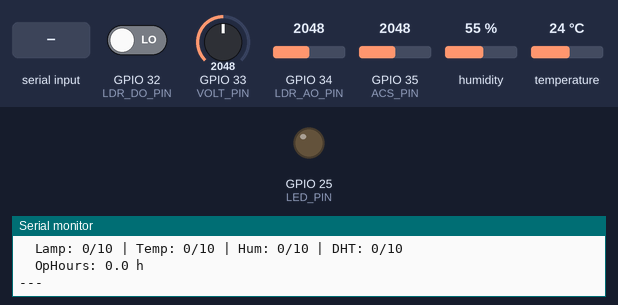
Recording of a sketch running on a simulated ESP32. Shown: output pins drawn as LEDs (lit = HIGH), the last lines printed to the serial monitor. The test bench sets the inputs (shaded band); at power-on: GPIO 32 (LDR_DO_PIN) LOW, GPIO 33 (VOLT_PIN) = 2048, GPIO 34 (LDR_AO_PIN) = 2048, GPIO 35 (ACS_PIN) = 2048, humidity 55 %, temperature 24 °C. WiFi joins after 1.5 s; servers stay silent unless stated; uploads are accepted with an empty reply.

Above: at 2.7 s.
2.8 s: "force on\n" received over Serial
At 3.3 s:
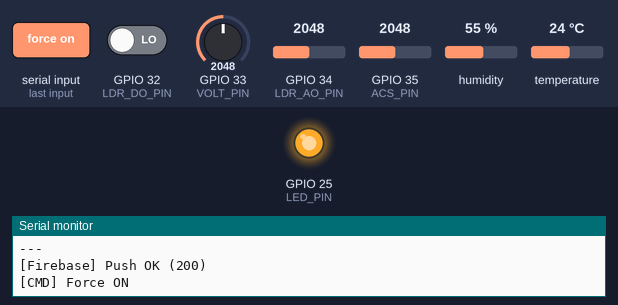
4.3 s: GPIO 32 (LDR_DO_PIN) driven HIGH
7.0 s: "REPLACE\n" received over Serial
8.5 s: "auto on\n" received over Serial
10.0 s: GPIO 32 (LDR_DO_PIN) driven LOW
At 11.2 s:
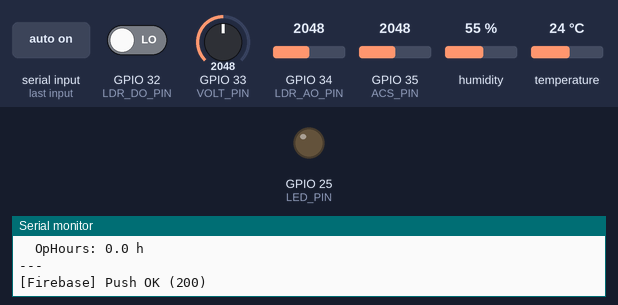
Timing chart, 0 to 13.0 s (numbered marks = the images above; inputs shaded):
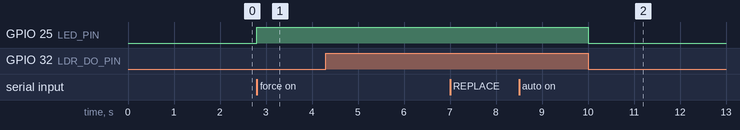

Measured:
- after the input at 2.8 s, GPIO 25 (LED_PIN): LOW → HIGH at once
- after the input at 10.0 s, GPIO 25 (LED_PIN): HIGH → LOW at once

The sketch:

FINAL-SG2-1H.ino
```cpp
// ============================================================
//  SENSOR TELEMETRY — ESP32 + DHT11 + LDR + ACS712 + Voltage
//  Firebase: /SG-NODE2/{Sensor, Actuator, Health, Predictive, Control}
//  With predictive maintenance & smart fault detection
// ============================================================

#include <ArduinoJson.h>
#include <DHT.h>
#include <HTTPClient.h>
#include <WiFi.h>
// ── Health evaluation result ─────────────────────────────────
struct HealthStatus {
  String envTempStatus;
  String envHumidityStatus;
  String lampStatus;
  String dhtStatus;
  bool   warningFlag;
};

// ── Predictive maintenance result ────────────────────────────
struct PredictiveStatus {
  String lampHealth;       // IDLE / GOOD / DEGRADING / REPLACE
  float  avgCurrent;
  float  expectedCurrent;
  String powerStability;   // STABLE / UNSTABLE
  float  voltageAvg;
  float  operatingHours;
  String maintenanceAlert; // descriptive string
};

// ── WiFi Credentials ─────────────────────────────────────────
#define WIFI_SSID "ekard"
#define WIFI_PASSWORD "12345678"

// ── Firebase ──────────────────────────────────────────────────
#define FIREBASE_HOST                                                          \
  "https://shineguardhulo-1h-default-rtdb.asia-southeast1.firebasedatabase.app"
#define NODE_PATH "/SG-NODE2.json"
#define CONTROL_PATH "/SG-NODE2/Control.json"

// ── Pin Definitions ──────────────────────────────────────────
#define DHT_PIN 4
#define DHT_TYPE DHT11

#define LDR_AO_PIN 34
#define LDR_DO_PIN 32
#define VOLT_PIN 33
#define ACS_PIN 35
#define LED_PIN 25

// ── PWM Config ───────────────────────────────────────────────
#define PWM_FREQ 5000
#define PWM_RESOLUTION 8

// ── Calibration ──────────────────────────────────────────────
const float VOLT_MULTIPLIER = 7.5;
const float CURRENT_SENSITIVITY = 0.185;
const float ACS_ZERO_OFFSET = 2.5;

// ── Auto mode ────────────────────────────────────────────────
const int AUTO_NIGHT_PWM = 255;

// ── Globals ───────────────────────────────────────────────────
DHT dht(DHT_PIN, DHT_TYPE);

int currentPWM = 0;
bool autoMode = false;

// ── Health: consecutive fault counters ───────────────────────
// When a fault persists for FAULT_THRESHOLD consecutive reads → WARNING
const int FAULT_THRESHOLD = 10;

int consecutiveLampFaults = 0;  // LED on but no current
int consecutiveTempFaults = 0;  // temp above safe limit
int consecutiveHumFaults  = 0;  // humidity above safe limit
int consecutiveDhtFaults  = 0;  // DHT returning NaN

// Total fault events (cumulative, never resets)
int totalLampFaults = 0;
int totalTempFaults = 0;
int totalHumFaults  = 0;
int totalDhtFaults  = 0;

// ── Health thresholds ────────────────────────────────────────
const float HIGH_TEMP_THRESHOLD     = 45.0;  // °C — enclosure overheat
const float HIGH_HUMIDITY_THRESHOLD = 85.0;  // % — moisture risk
const float MIN_LAMP_CURRENT        = 0.015; // A — below this = lamp fault

// ── Predictive maintenance ───────────────────────────────────
// Expected current at 100% brightness (calibrate for your lamp)
const float EXPECTED_CURRENT_100 = 0.200; // Amps

// Exponential Moving Average (responds to drops within ~7 readings)
const float EMA_ALPHA  = 0.15;  // weight for newest reading
float avgCurrentEMA    = -1;    // -1 = uninitialised
float avgVoltageEMA    = -1;
int   sampleCount      = 0;

// Operating hours (time LED has been ON)
unsigned long totalOnTimeMs = 0;
unsigned long lastOnCheckMs = 0;

// Voltage stability tracking
float voltageMin = 9999;
float voltageMax = 0;

// ── Timing ────────────────────────────────────────────────────
unsigned long lastTelemetry = 0;
unsigned long lastFirebasePush = 0;
unsigned long lastFirebasePull = 0;

const unsigned long TELEMETRY_INTERVAL   = 1000;
const unsigned long FIREBASE_PUSH_INTERVAL = 2000;
const unsigned long FIREBASE_PULL_INTERVAL = 1500;

static unsigned long lastCommandTimestamp = 0;

// ═════════════════════════════════════════════════════════════
//  SENSOR READING FUNCTIONS
// ═════════════════════════════════════════════════════════════

float readVoltage() {
  int raw = analogRead(VOLT_PIN);
  float v = (raw / 4095.0) * 3.3;
  return v * VOLT_MULTIPLIER;
}

float readCurrent() {
  int raw = analogRead(ACS_PIN);
  float voltage = (raw / 4095.0) * 3.3;
  float current = (voltage - ACS_ZERO_OFFSET) / CURRENT_SENSITIVITY;
  return abs(current);
}

// ═════════════════════════════════════════════════════════════
//  HELPERS
// ═════════════════════════════════════════════════════════════

String ledStatus(int pwm) {
  int percent = map(pwm, 0, 255, 0, 100);
  if (pwm == 0)   return "OFF  0%";
  if (pwm == 255) return "ON   100%";
  return "ON   " + String(percent) + "%";
}

int pwmToPercent(int pwm) { return map(pwm, 0, 255, 0, 100); }

void applyAutoMode(bool isNight) {
  if (!autoMode) return;
  currentPWM = isNight ? AUTO_NIGHT_PWM : 0;
  ledcWrite(LED_PIN, currentPWM);
}

// ═════════════════════════════════════════════════════════════
//  HEALTH ENGINE — evaluates all fault conditions
// ═════════════════════════════════════════════════════════════

HealthStatus evaluateHealth(float temp, float humidity, float current,
                             bool tempErr, bool humErr) {
  HealthStatus h;
  bool ledOn = (currentPWM > 0);

  // ── DHT sensor faults ──
  if (tempErr || humErr) {
    consecutiveDhtFaults++;
    totalDhtFaults++;
  } else {
    consecutiveDhtFaults = 0;
  }

  // ── Temperature ──
  if (tempErr) {
    h.envTempStatus = "FAULT";
  } else if (temp > HIGH_TEMP_THRESHOLD) {
    consecutiveTempFaults++;
    totalTempFaults++;
    h.envTempStatus = (consecutiveTempFaults >= FAULT_THRESHOLD) ? "WARNING" : "FAULT";
  } else {
    consecutiveTempFaults = 0;
    h.envTempStatus = "OK";
  }

  // ── Humidity ──
  if (humErr) {
    h.envHumidityStatus = "FAULT";
  } else if (humidity > HIGH_HUMIDITY_THRESHOLD) {
    consecutiveHumFaults++;
    totalHumFaults++;
    h.envHumidityStatus = (consecutiveHumFaults >= FAULT_THRESHOLD) ? "WARNING" : "FAULT";
  } else {
    consecutiveHumFaults = 0;
    h.envHumidityStatus = "OK";
  }

  // ── Lamp fault ──
  // Fault triggers when:
  //   a) current is below absolute minimum (lamp dead / disconnected), OR
  //   b) current is below 40 % of expected for the brightness level
  float expectedI = (pwmToPercent(currentPWM) / 100.0) * EXPECTED_CURRENT_100;
  bool  currentTooLow = (current < MIN_LAMP_CURRENT) ||
                        (expectedI > 0.01 && current < expectedI * 0.40);

  if (!ledOn) {
    consecutiveLampFaults = 0;
    h.lampStatus = "OFF";
  } else if (currentTooLow) {
    consecutiveLampFaults++;
    totalLampFaults++;
    h.lampStatus = (consecutiveLampFaults >= FAULT_THRESHOLD) ? "WARNING" : "FAULT";
  } else {
    consecutiveLampFaults = 0;
    h.lampStatus = "OK";
  }

  // ── DHT status ──
  h.dhtStatus = (consecutiveDhtFaults >= FAULT_THRESHOLD) ? "WARNING"
              : (tempErr || humErr) ? "FAULT" : "OK";

  // ── Global warning flag ──
  h.warningFlag = (consecutiveLampFaults >= FAULT_THRESHOLD) ||
                  (consecutiveTempFaults >= FAULT_THRESHOLD) ||
                  (consecutiveHumFaults  >= FAULT_THRESHOLD) ||
                  (consecutiveDhtFaults  >= FAULT_THRESHOLD);

  return h;
}

// ═════════════════════════════════════════════════════════════
//  PREDICTIVE MAINTENANCE ENGINE
// ═════════════════════════════════════════════════════════════

PredictiveStatus evaluatePredictive(float current, float voltage) {
  PredictiveStatus p;

  // ── Update EMA averages ──
  if (avgCurrentEMA < 0) {          // first reading
    avgCurrentEMA = current;
    avgVoltageEMA = voltage;
  } else {
    avgCurrentEMA = EMA_ALPHA * current + (1.0 - EMA_ALPHA) * avgCurrentEMA;
    avgVoltageEMA = EMA_ALPHA * voltage + (1.0 - EMA_ALPHA) * avgVoltageEMA;
  }
  sampleCount++;

  p.avgCurrent = avgCurrentEMA;
  p.voltageAvg = avgVoltageEMA;

  // ── Voltage stability ──
  if (voltage < voltageMin) voltageMin = voltage;
  if (voltage > voltageMax) voltageMax = voltage;
  float voltageRange = voltageMax - voltageMin;
  p.powerStability = (voltageRange < 1.0) ? "STABLE" : "UNSTABLE";

  // ── Operating hours ──
  unsigned long now = millis();
  if (currentPWM > 0) {
    if (lastOnCheckMs > 0) {
      totalOnTimeMs += (now - lastOnCheckMs);
    }
    lastOnCheckMs = now;
  } else {
    lastOnCheckMs = 0;
  }
  p.operatingHours = totalOnTimeMs / 3600000.0;

  // ── Lamp health prediction ──
  int brightPercent = pwmToPercent(currentPWM);
  p.expectedCurrent = (brightPercent / 100.0) * EXPECTED_CURRENT_100;

  if (currentPWM == 0) {
    p.lampHealth = "IDLE";
  } else if (p.expectedCurrent > 0.001) {
    float ratio = p.avgCurrent / p.expectedCurrent;
    if (ratio > 0.70)      p.lampHealth = "GOOD";
    else if (ratio > 0.40) p.lampHealth = "DEGRADING";
    else                   p.lampHealth = "REPLACE";
  } else {
    p.lampHealth = "GOOD";
  }

  // ── Maintenance alerts ──
  if (p.lampHealth == "REPLACE") {
    p.maintenanceAlert = "CRITICAL: Lamp drawing very low current — replace lamp";
  } else if (p.lampHealth == "DEGRADING") {
    p.maintenanceAlert = "NOTICE: Lamp output declining — plan replacement";
  } else if (p.powerStability == "UNSTABLE") {
    p.maintenanceAlert = "NOTICE: Voltage fluctuation detected — check power supply";
  } else if (consecutiveTempFaults >= FAULT_THRESHOLD) {
    p.maintenanceAlert = "WARNING: Sustained high temperature — check ventilation";
  } else if (consecutiveHumFaults >= FAULT_THRESHOLD) {
    p.maintenanceAlert = "WARNING: Sustained high humidity — check enclosure seal";
  } else if (consecutiveDhtFaults >= FAULT_THRESHOLD) {
    p.maintenanceAlert = "NOTICE: DHT sensor unreliable — consider replacement";
  } else if (p.operatingHours > 5000) {
    p.maintenanceAlert = "SCHEDULED: 5000+ operating hours — routine inspection due";
  } else {
    p.maintenanceAlert = "NONE";
  }

  return p;
}

// ═════════════════════════════════════════════════════════════
//  FIREBASE — PUSH  →  /SG-NODE2/{Sensor, Actuator, Health, Predictive}
// ═════════════════════════════════════════════════════════════

void pushToFirebase(int ldrRaw, bool isNight, float voltage, float temp,
                    float humidity, float current, bool tempErr, bool humErr) {
  if (WiFi.status() != WL_CONNECTED) return;

  // ── Evaluate systems ──
  HealthStatus health = evaluateHealth(temp, humidity, current, tempErr, humErr);
  PredictiveStatus pred = evaluatePredictive(current, voltage);

  HTTPClient http;
  http.begin(String(FIREBASE_HOST) + NODE_PATH);
  http.addHeader("Content-Type", "application/json");

  StaticJsonDocument<1280> doc;

  // ── Sensor ──
  JsonObject sensor = doc.createNestedObject("Sensor");
  sensor["temperature"] = tempErr ? 0 : round(temp * 10.0) / 10.0;
  sensor["humidity"]    = humErr  ? 0 : round(humidity * 10.0) / 10.0;
  sensor["ldrData"]     = ldrRaw;
  sensor["isNight"]     = isNight;
  sensor["voltage"]     = round(voltage * 1000.0) / 1000.0;
  sensor["current"]     = round(current * 1000.0) / 1000.0;

  // ── Actuator ──
  JsonObject actuator = doc.createNestedObject("Actuator");
  actuator["lightOn"]           = (currentPWM > 0);
  actuator["brightnessPercent"] = pwmToPercent(currentPWM);
  actuator["currentMode"]       = autoMode ? 2 : 1;

  // ── Health ──
  JsonObject h = doc.createNestedObject("Health");
  h["envTempStatus"]       = health.envTempStatus;
  h["envHumidityStatus"]   = health.envHumidityStatus;
  h["lampStatus"]          = health.lampStatus;
  h["dhtStatus"]           = health.dhtStatus;
  h["highTempCounter"]     = consecutiveTempFaults;
  h["highHumidityCounter"] = consecutiveHumFaults;
  h["lampFaultCounter"]    = consecutiveLampFaults;
  h["dhtFaultCounter"]     = consecutiveDhtFaults;
  h["warningFlag"]         = health.warningFlag;

  // ── Predictive Maintenance ──
  JsonObject pm = doc.createNestedObject("Predictive");
  pm["lampHealth"]        = pred.lampHealth;
  pm["avgCurrent"]        = round(pred.avgCurrent * 1000.0) / 1000.0;
  pm["expectedCurrent"]   = round(pred.expectedCurrent * 1000.0) / 1000.0;
  pm["powerStability"]    = pred.powerStability;
  pm["voltageAvg"]        = round(pred.voltageAvg * 1000.0) / 1000.0;
  pm["operatingHours"]    = round(pred.operatingHours * 100.0) / 100.0;
  pm["maintenanceAlert"]  = pred.maintenanceAlert;

  String payload;
  serializeJson(doc, payload);

  int code = http.sendRequest("PATCH", payload);
  if (code > 0)
    Serial.printf("[Firebase] Push OK (%d)\n", code);
  else
    Serial.printf("[Firebase] Push fail: %s\n", http.errorToString(code).c_str());
  http.end();
}

// ═════════════════════════════════════════════════════════════
//  FIREBASE — PULL  ←  /SG-NODE2/Control
// ═════════════════════════════════════════════════════════════

void pullFromFirebase() {
  if (WiFi.status() != WL_CONNECTED) return;

  HTTPClient http;
  http.begin(String(FIREBASE_HOST) + CONTROL_PATH);

  int code = http.GET();
  if (code == 200) {
    String body = http.getString();
    if (body == "null" || body.length() < 3) { http.end(); return; }

    StaticJsonDocument<256> doc;
    if (deserializeJson(doc, body)) { http.end(); return; }

    unsigned long cmdTs = doc["commandTimestamp"] | 0UL;
    int mode            = doc["mode"] | -1;
    int targetBright    = doc["targetBrightness"] | -1;

    if (cmdTs != 0 && cmdTs == lastCommandTimestamp) { http.end(); return; }
    lastCommandTimestamp = cmdTs;

    bool changed = false;

    if (mode == 2 && !autoMode)      { autoMode = true;  changed = true; Serial.println("[CMD] Auto ON");  }
    else if (mode == 1 && autoMode)  { autoMode = false; changed = true; Serial.println("[CMD] Auto OFF"); }

    if (!autoMode && targetBright >= 0) {
      if      (targetBright == 0)    currentPWM = 0;
      else if (targetBright <= 25)   currentPWM = 64;
      else if (targetBright <= 50)   currentPWM = 128;
      else if (targetBright <= 75)   currentPWM = 191;
      else                           currentPWM = 255;
      Serial.printf("[CMD] Brightness %d%%\n", targetBright);
      changed = true;
    }

    if (changed) ledcWrite(LED_PIN, currentPWM);
  }
  http.end();
}

// ═════════════════════════════════════════════════════════════
//  SERIAL COMMAND HANDLER
// ═════════════════════════════════════════════════════════════

void handleSerialCommand(String cmd) {
  cmd.trim();
  cmd.toLowerCase();

  if (cmd == "auto on") {
    autoMode = true;
    Serial.println("[CMD] Auto mode ON");
  } else if (cmd == "auto off") {
    autoMode = false;
    Serial.println("[CMD] Auto mode OFF");
  } else if (cmd == "force on") {
    if (autoMode) { Serial.println("[WARN] Auto active."); return; }
    currentPWM = 255;
    ledcWrite(LED_PIN, currentPWM);
    Serial.println("[CMD] Force ON");
  } else if (cmd == "force off") {
    if (autoMode) { Serial.println("[WARN] Auto active."); return; }
    currentPWM = 0;
    ledcWrite(LED_PIN, currentPWM);
    Serial.println("[CMD] Force OFF");
  } else if (cmd.startsWith("brightness ")) {
    if (autoMode) { Serial.println("[WARN] Auto active."); return; }
    int level = cmd.substring(11).toInt();
    switch (level) {
      case 0:   currentPWM = 0;   break;
      case 25:  currentPWM = 64;  break;
      case 50:  currentPWM = 128; break;
      case 75:  currentPWM = 191; break;
      case 100: currentPWM = 255; break;
      default:  Serial.println("[ERR] Use: 0,25,50,75,100"); return;
    }
    ledcWrite(LED_PIN, currentPWM);
    Serial.printf("[CMD] Brightness %d%%\n", level);
  } else if (cmd == "status") {
    Serial.printf("Mode: %s | PWM: %d | LampFaults: %d/%d\n",
                  autoMode ? "AUTO" : "MANUAL", currentPWM,
                  consecutiveLampFaults, FAULT_THRESHOLD);
  } else {
    Serial.println("[ERR] Commands: auto on/off | force on/off | brightness N | status");
  }
}

// ═════════════════════════════════════════════════════════════
//  TELEMETRY PRINT
// ═════════════════════════════════════════════════════════════

void printTelemetry(bool isNight) {
  int   ldrRaw   = analogRead(LDR_AO_PIN);
  float voltage  = readVoltage();
  float temp     = dht.readTemperature();
  float humid    = dht.readHumidity();
  float current  = readCurrent();

  bool tempErr = isnan(temp);
  bool humErr  = isnan(humid);

  bool ledOn    = (currentPWM > 0);

  Serial.println("--- SENSOR ---");
  Serial.printf("  LDR: %d | Night: %s | V: %.3f\n", ldrRaw, isNight?"Y":"N", voltage);
  Serial.printf("  T: %s | H: %s | I: %.3f A\n",
                tempErr ? "ERR" : String(temp,1).c_str(),
                humErr  ? "ERR" : String(humid,1).c_str(),
                current);

  Serial.println("--- ACTUATOR ---");
  Serial.printf("  LED: %s | Bright: %d%% | Mode: %s\n",
                ledOn?"ON":"OFF", pwmToPercent(currentPWM),
                autoMode?"AUTO":"MANUAL");

  Serial.println("--- HEALTH ---");
  Serial.printf("  Lamp: %d/%d | Temp: %d/%d | Hum: %d/%d | DHT: %d/%d\n",
                consecutiveLampFaults, FAULT_THRESHOLD,
                consecutiveTempFaults, FAULT_THRESHOLD,
                consecutiveHumFaults,  FAULT_THRESHOLD,
                consecutiveDhtFaults,  FAULT_THRESHOLD);

  Serial.printf("  OpHours: %.1f h\n", totalOnTimeMs / 3600000.0);
  Serial.println("---");

  unsigned long now = millis();
  if (now - lastFirebasePush >= FIREBASE_PUSH_INTERVAL) {
    lastFirebasePush = now;
    pushToFirebase(ldrRaw, isNight, voltage, temp, humid, current, tempErr, humErr);
  }
}

// ═════════════════════════════════════════════════════════════
//  SETUP & LOOP
// ═════════════════════════════════════════════════════════════

void setup() {
  Serial.begin(115200);
  dht.begin();

  pinMode(LDR_DO_PIN, INPUT);
  pinMode(LED_PIN, OUTPUT);
  ledcAttach(LED_PIN, PWM_FREQ, PWM_RESOLUTION);

  Serial.printf("\nConnecting to %s", WIFI_SSID);
  WiFi.begin(WIFI_SSID, WIFI_PASSWORD);
  while (WiFi.status() != WL_CONNECTED) { delay(500); Serial.print("."); }
  Serial.printf("\nWiFi OK! IP: %s\n", WiFi.localIP().toString().c_str());
  Serial.println("=== ShineGuard Telemetry Ready ===");
  Serial.println("Commands: auto on/off | force on/off | brightness N | status");
}

void loop() {
  bool isNight = digitalRead(LDR_DO_PIN);

  if (Serial.available()) {
    handleSerialCommand(Serial.readStringUntil('\n'));
  }

  applyAutoMode(isNight);
  ledcWrite(LED_PIN, currentPWM);

  unsigned long now = millis();

  if (now - lastFirebasePull >= FIREBASE_PULL_INTERVAL) {
    lastFirebasePull = now;
    pullFromFirebase();
  }

  if (now - lastTelemetry >= TELEMETRY_INTERVAL) {
    lastTelemetry = now;
    printTelemetry(isNight);
  }
}
```
